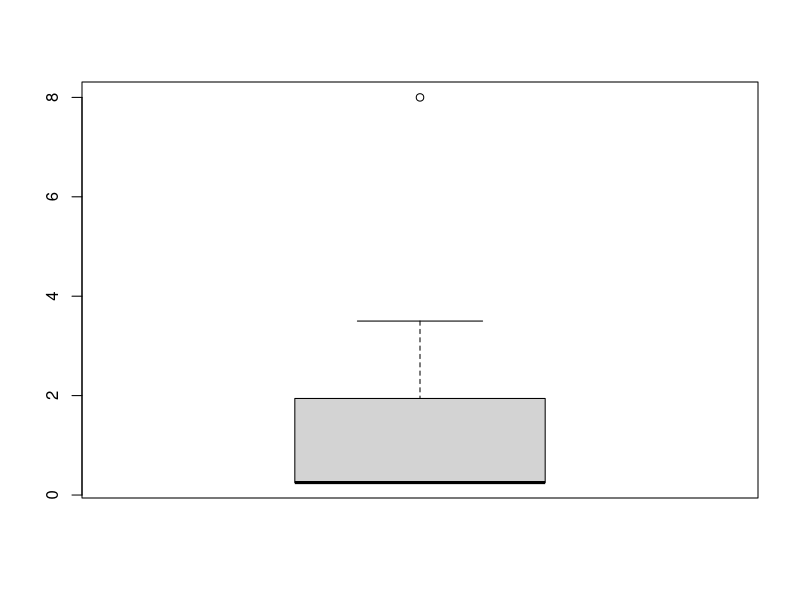
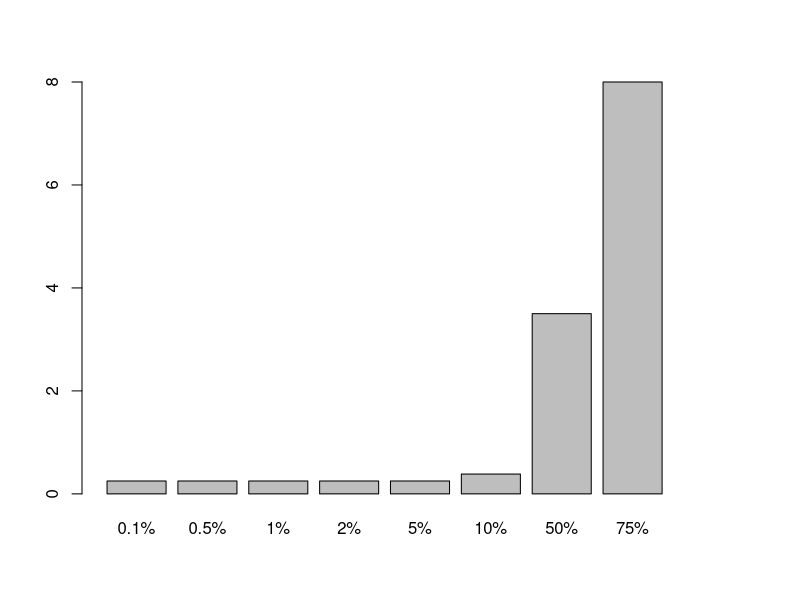

Write the R code that produced these figures, in order. (Note: this script raises an error after producing the figures.)
## ---- chunk 1
knitr::opts_chunk$set(echo = TRUE)
library(knitr)
library("gplots")
## ---- chunk 2
data = read.table("data.txt", header=TRUE, sep=",")
participant2SurfPad=subset(data,Participant==2 & Technique=="SurfPad")
mean(participant2SurfPad[,"Time"])
techniques=unique(data$Technique)
participants = unique(data$Participant)
## ---- chunk 3
  v = c(12, .4, 5, 2, 50, 8, 3, 1, 4, .25, 12, .4, 5, 2, 50, 8, 3, 1, 4, .25)
  x <- quantile(v,  probs = c(0.1, 0.5, 1, 2, 5, 10, 50, 75, NA)/100)
  boxplot(x)
  barplot(x)
## ---- chunk 4
 noErr <- subset(data, Err == 0)
 print(noErr)
## ---- chunk 5
  library(gplots)
  data = read.table("data.txt", header=TRUE, sep=",")
  techniques=unique(data$Technique)
  participants = unique(data$Participant)

  tempParticipants = c(1:length(techniques));
  for(t in 1:length(techniques)){
    technique <- techniques[t]
    for(p in 1:length(participants)){
      participant2SurfPad=subset(data,Participant == p & Technique == technique)
      isErr <- mean(participant2SurfPad[,"Err"])
      if(isErr == 0){
        tmp <- mean(participant2SurfPad[,"Time"])
        tempParticipants[t] = tempParticipants[t] + tmp
      }    
  }
    tempParticipants[t] = tempParticipants[t] / length(participants)
  }
  barplot2(tempParticipants, plot.ci = TRUE, 
         ci.l = lower, ci.u = upper,col = 2:3)
## ---- chunk 6
  ci(noErr, confidence=0.95)
